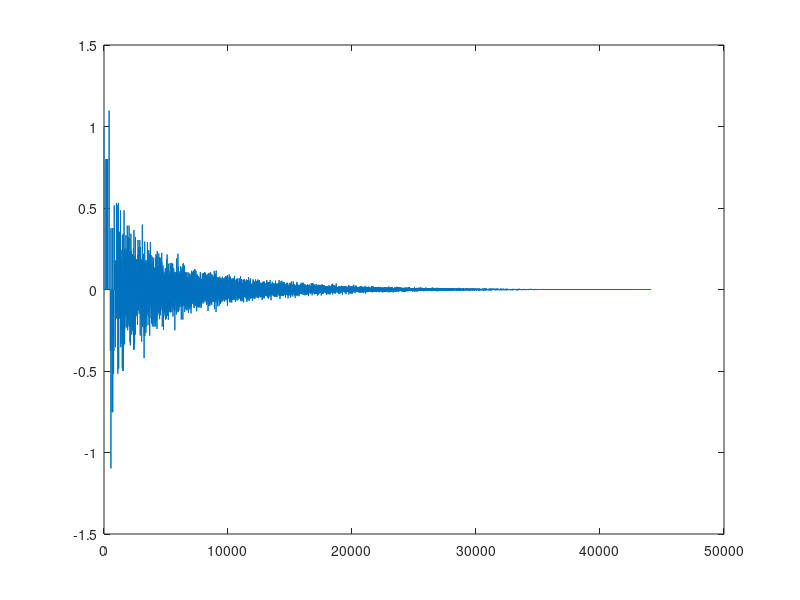

Write the MATLAB code that produced this figure.
% delaynetwork.m
% Author: V. Pulkki, T. Lokki
%
%--------------------------------------------------------------------------
% This source code is provided without any warranties as published in 
% DAFX book 2nd edition, copyright Wiley & Sons 2011, available at 
% http://www.dafx.de. It may be used for educational purposes and not 
% for commercial applications without further permission.
%--------------------------------------------------------------------------

fs=44100;
gain=0.97; 

% Create an impulse
x = zeros(1,1*fs); x(1) = 1;
y = zeros(1,fs);
b = [1 1 1 1];
c = [0.8 0.8 0.8 0.8];

% Feedback matrix
a(1,:)=[0 1 1 0];
a(2,:)=[-1 0 0 -1];
a(3,:)=[1 0 0 -1];
a(4,:)=[0 1 -1 0];
a2=a*(1/sqrt(2)) * gain;

% Delay lines, use prime numbers
m=[149 211 263 293]';
z1=zeros(1,max(max(m)));
z2=zeros(1,max(max(m)));
z3=zeros(1,max(max(m)));
z4=zeros(1,max(max(m)));

for n = 1:length(y)
    tmp = [z1(m(1)) z2(m(2)) z3(m(3)) z4(m(4))];

    y(n)= x(n) + c(1)*z1(m(1)) + c(2)*z2(m(2)) ...
          + c(3)*z3(m(3)) + c(4)*z4(m(4));
    
    z1 = [(x(n)*b(1) + tmp*a2(1,:)') z1(1:length(z1)-1)];
    z2 = [(x(n)*b(2) + tmp*a2(2,:)') z2(1:length(z2)-1)];
    z3 = [(x(n)*b(3) + tmp*a2(3,:)') z3(1:length(z3)-1)];
    z4 = [(x(n)*b(4) + tmp*a2(4,:)') z4(1:length(z4)-1)]; 
end
plot(y)